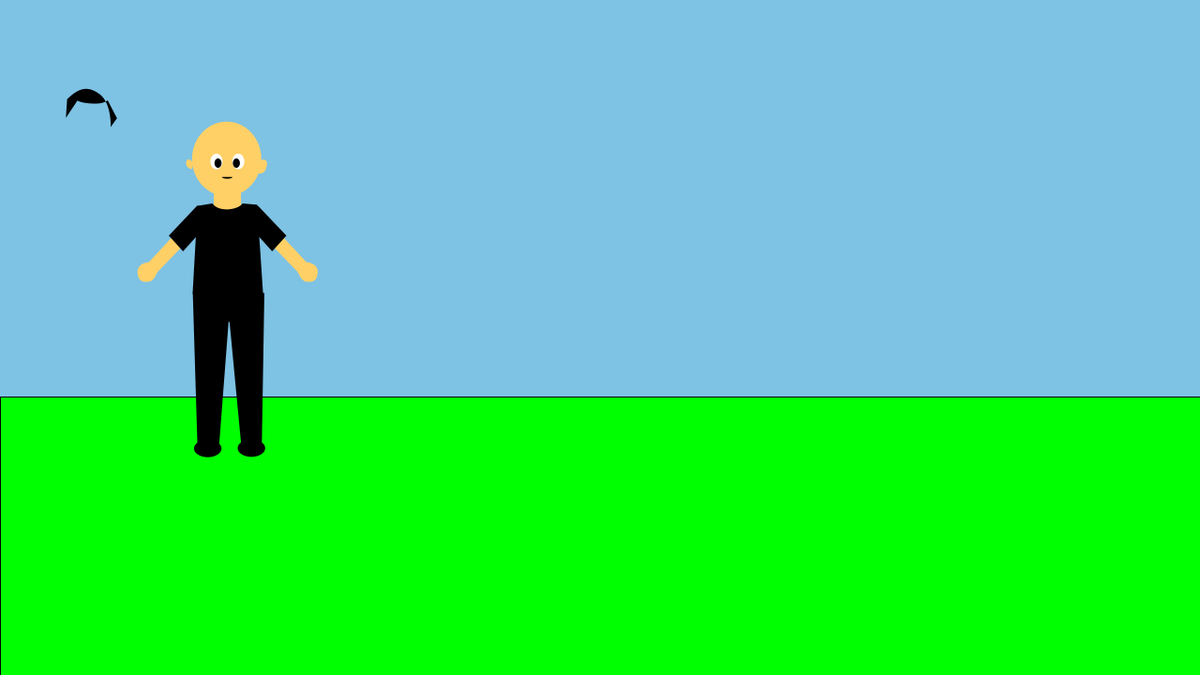
Frame 1 (no input)
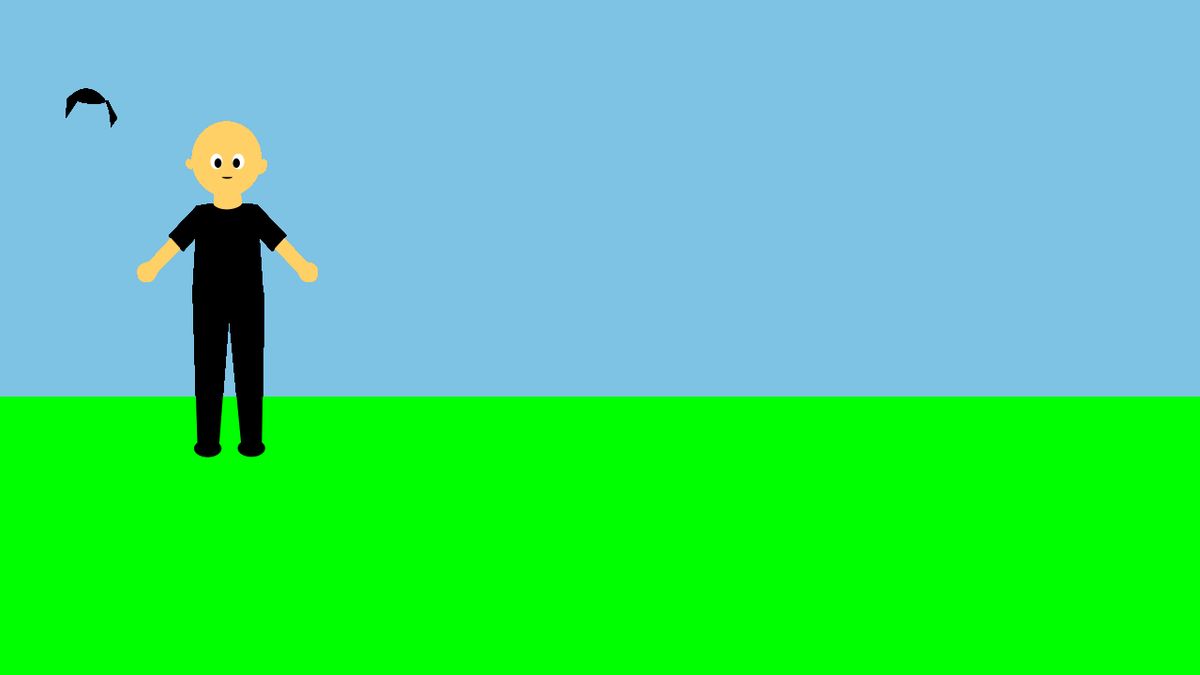
Frame 60 (the mouse pressed at the canvas centre just before this capture)
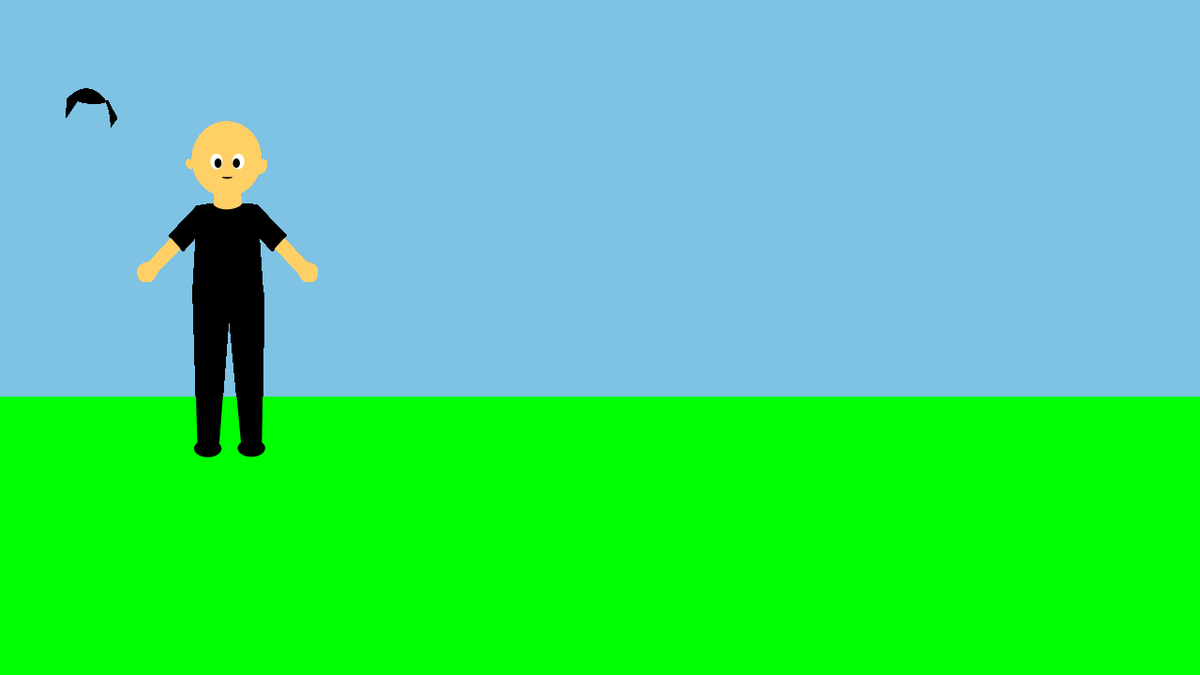
Frame 120 (the mouse held since frame 60 and released just before this capture)

The Processing sketch that drew these frames (run headless with seeded random() and noise(); from frame 60 on, the mouse is pressed at the canvas centre):

// Processing sketch: animasi
// ── animasi.pde
void setup(){
  size(1280, 720);
    background(126,194,228);
}

void draw(){
  scene1();
}

// ── objek_1.pde
void matahari(){
  // Draw the sun
  fill(255, 255, 0);  // Set the fill color to yellow
  stroke(0, 0, 0);  // Set the stroke color to black
  float sunSize = 200;  // Define the size of the sun
  float sunX = width / 2;  // Set the x-coordinate of the sun in the center of the canvas
  float sunY = height / 2;  // Set the y-coordinate of the sun in the center of the canvas
  ellipse(sunX, sunY, sunSize, sunSize);  // Draw the sun as an ellipse
  
  // Draw the surrounding lines
  int numLines = 40;  // Define the number of lines to draw
  float angleStep = TWO_PI / numLines;  // Calculate the angle step between each line
  
  for (int i = 0; i < numLines; i++) {
    float angle = i * angleStep;  // Calculate the angle for each line
    float lineX1 = sunX + cos(angle) * (sunSize / 2);  // Calculate the start x-coordinate of the line
    float lineY1 = sunY + sin(angle) * (sunSize / 2);  // Calculate the start y-coordinate of the line
    float lineX2 = sunX + cos(angle) * (sunSize / 2 + 20);  // Calculate the end x-coordinate of the line
    float lineY2 = sunY + sin(angle) * (sunSize / 2 + 20);  // Calculate the end y-coordinate of the line
    
    line(lineX1, lineY1, lineX2, lineY2);  // Draw the line
  }
}

void meja(){
  // Menggambar meja
  fill(150, 75, 0); // Warna kayu meja
  rect(100, height - 200, width - 200, 80); // Meja
  
  // Menggambar kaki meja
  fill(150, 75, 0); // Warna kayu kaki meja
  rect(150, height - 20, 40, -200); // Kaki kiri
  rect(width - 190, height - 20, 40, -200); // Kaki kanan
}

void awan(){
  // Menggambar kurva bezier menggunakan koordinat yang diberikan
  fill(255);  // Tidak mengisi bentuk
  stroke(255);  // Mengatur warna garis menjadi putih
  strokeWeight(2);  // Mengatur ketebalan garis
  
  // Menggunakan fungsi bezierVertex() untuk menggambarkan kurva bezier
  beginShape();
vertex(349.70159, 338.37326);
bezierVertex(350.19418, 323.10479, 339.85129, 300.44807, 339.60503, 282.47019);
bezierVertex(339.35877, 264.49231, 349.20933, 251.19406, 367.92617, 243.80596);
bezierVertex(386.64301, 236.41786, 414.22454, 235.94028, 431.21706, 245.05252);
bezierVertex(448.20958, 254.16483, 454.61245, 273.86592, 463.72443, 274.85069);
bezierVertex(472.83641, 275.83546, 484.65708, 259.10547, 501.15741, 247.77701);
bezierVertex(517.65774, 236.44854, 538.83642, 231.52327, 561.24716, 237.92656);
bezierVertex(583.65789, 244.32986, 607.2992, 262.06085, 619.11995, 278.56103);
bezierVertex(630.9407, 295.06121, 630.9407, 310.32954, 636.3587, 310.08301);
bezierVertex(641.77669, 309.83649, 652.6123, 294.07561, 669.11262, 282.00828);
bezierVertex(685.61295, 269.94097, 707.77667, 261.56801, 727.97094, 267.47883);
bezierVertex(748.16521, 273.38966, 766.38872, 293.58326, 775.74681, 317.71787);
bezierVertex(785.1049, 341.85248, 785.59744, 369.92655, 764.15681, 391.59819);
bezierVertex(743.71618, 413.26982, 702.34386, 428.53817, 668.11233, 428.04559);
bezierVertex(633.8808, 427.553, 606.79181, 411.2996, 584.13473, 414.99379);
bezierVertex(561.47765, 418.68799, 543.25415, 442.3293, 523.06004, 454.15018);
bezierVertex(502.86585, 465.97106, 480.7021, 465.97106, 462.23184, 462.01584);
bezierVertex(443.76159, 458.06062, 428.98575, 452.15028, 421.59753, 443.77711);
bezierVertex(414.20932, 435.40394, 414.20932, 424.56835, 405.5898, 423.33693);
bezierVertex(396.97027, 422.10552, 379.73181, 430.47828, 364.95567, 430.7246);
bezierVertex(350.17953, 430.97092, 337.86634, 423.70666, 331.70947, 412.13191);
bezierVertex(325.55261, 400.55715, 325.55261, 385.2888, 331.21795, 373.71392);
bezierVertex(336.88326, 362.13999, 348.21139, 354.25955, 348.70398, 338.99009);
endShape();
}

void papanTaman(){
   // Draw the "tiang" rectangle
  fill(204);
  stroke(0);
  strokeWeight(0.53);
  rect(159.453, 114.971, 13.369, 31.599);
  
  // Draw the "papan" rectangle
  fill(204);
  stroke(0);
  strokeWeight(0.53);
  rect(120.805, 70.976, 89.935, 44.238);
  
  // Draw the text "TAMAN IMPIAN"
  fill(0);
  stroke(1);
  strokeWeight(1.71);
  textSize(10.58);
  textAlign(CENTER, CENTER);
  text("TAMAN IMPIAN", 165, 90);
}

void badan(){
    // Start drawing the shape
  beginShape();
  
  pushMatrix();
  scale(2);
  // Move to the starting point
  float x = map(185.12896, 0, 500, 0, width);
  float y = map(120.30497, 0, 500, 0, height);
  vertex(x, y);
  
  // Define the bezier curve
  // Map the remaining coordinates in a similar way
  float x1 = map(177.31163, 0, 500, 0, width);
  float y1 = map(135.82702, 0, 500, 0, height);
  float x2 = map(172.61911, 0, 500, 0, width);
  float y2 = map(126.21023, 0, 500, 0, height);
  float x3 = map(160.34452, 0, 500, 0, width);
  float y3 = map(126.36237, 0, 500, 0, height);
  bezierVertex(x1, y1, x2, y2, x3, y3);
  
  float x4 = map(153.8373, 0, 500, 0, width);
  float y4 = map(126.64046, 0, 500, 0, height);
  float x5 = map(149.94409, 0, 500, 0, width);
  float y5 = map(127.25225, 0, 500, 0, height);
  float x6 = map(148.9986, 0, 500, 0, width);
  float y6 = map(126.3736, 0, 500, 0, height);
  bezierVertex(x4, y4, x5, y5, x6, y6);
  
  float x7 = map(134.03378, 0, 500, 0, width);
  float y7 = map(114.37533, 0, 500, 0, height);
  float x8 = map(144.72165, 0, 500, 0, width);
  float y8 = map(138.13898, 0, 500, 0, height);
  float x9 = map(155.96204, 0, 500, 0, width);
  float y9 = map(139.30461, 0, 500, 0, height);
  bezierVertex(x7, y7, x8, y8, x9, y9);
  
  float x10 = map(168.22707, 0, 500, 0, width);
  float y10 = map(141.58313, 0, 500, 0, height);
  float x11 = map(179.90659, 0, 500, 0, width);
  float y11 = map(146.80673, 0, 500, 0, height);
  float x12 = map(193.2256, 0, 500, 0, width);
  float y12 = map(144.25455, 0, 500, 0, height);
  bezierVertex(x10, y10, x11, y11, x12, y12);
  
  float x13 = map(203.7241, 0, 500, 0, width);
  float y13 = map(139.92352, 0, 500, 0, height);
  float x14 = map(209.51213, 0, 500, 0, width);
  float y14 = map(121.52097, 0, 500, 0, height);
  float x15 = map(202.19679, 0, 500, 0, width);
  float y15 = map(116.27225, 0, 500, 0, height);
  bezierVertex(x13, y13, x14, y14, x15, y15);
  
  float x16 = map(201.9215, 0, 500, 0, width);
  float y16 = map(116.15427, 0, 500, 0, height);
  float x17 = map(194.60662, 0, 500, 0, width);
  float y17 = map(122.28933, 0, 500, 0, height);
  float x18 = map(185.16806, 0, 500, 0, width);
  float y18 = map(120.20498, 0, 500, 0, height);
  bezierVertex(x16, y16, x17, y17, x18, y18);
  
  // End the shape
  endShape(CLOSE);
  popMatrix();
}

void kepala(){
  // Start drawing the shape
    pushMatrix();
    scale(3);
 // Start drawing the shape
  // Start drawing the shape
  float x = 193.75658;
  float y = 103.89131;

  translate(x, y);
  
  beginShape();
  vertex(0, 0);
  bezierVertex(-2.30242, -0.55697, -2.06979, -3.39388, -2.72742, -4.969465);
  bezierVertex(-0.67056, -0.29337, 0.0482, 3.953135, -0.96248, 4.611265);
  bezierVertex(-23.4635, 35.41917, 37.2282, 11.26319, 3.6899, 0.3582);
  endShape();
  
  popMatrix();



}

void tekotok(){
  fill(241,175,206);  // Tidak mengisi bentuk
  stroke(0);  // Mengatur warna garis menjadi putih
  strokeWeight(3);  // Mengatur ketebalan garis
  beginShape();
  vertex(799.53358, 296.26148);
  bezierVertex(790.2374, 266.95548, 772.94552, 233.95624, 746.20228, 227.79921);
  bezierVertex(719.45903, 221.64218, 683.26752, 242.3289, 670.64467, 272.86699);
  bezierVertex(658.02182, 303.40509, 668.96915, 343.79146, 665.36626, 368.91124);
  bezierVertex(661.76338, 394.03101, 643.61034, 403.88155, 621.80223, 416.44142);
  bezierVertex(600.99413, 429.00129, 575.533, 444.2693, 590.64541, 452.88889);
  bezierVertex(605.75781, 461.50849, 661.44295, 463.4786, 701.49211, 458.55308);
  bezierVertex(741.54128, 453.62756, 765.95252, 441.80691, 781.83607, 427.0307);
  bezierVertex(797.71961, 412.25449, 805.07481, 394.52351, 808.10241, 372.85192);
  bezierVertex(811.13001, 351.18033, 809.82979, 325.56846, 800.53401, 296.26247);
  endShape();
}
void wajah(){
  fill(255,208,102);  // Tidak mengisi bentuk
  stroke(255,208,102);  // Mengatur warna garis menjadi putih
  strokeWeight(3);  // Mengatur ketebalan garis
  //kepala
beginShape();
vertex(621.84077, 472.279);
bezierVertex(617.11188, 480.47017, 617.44965, 492.29226, 620.74317, 499.72325);
bezierVertex(624.03668, 507.15425, 630.28535, 510.19413, 633.15626, 514.16306);
bezierVertex(636.02717, 518.13198, 635.52052, 523.0296, 637.04069, 525.90061);
bezierVertex(638.56087, 528.77162, 642.10743, 529.61604, 645.99182, 529.61599);
bezierVertex(649.87621, 529.61593, 654.09829, 528.77145, 656.04039, 525.81503);
bezierVertex(657.98249, 522.85961, 657.64473, 517.79313, 660.34703, 514.16188);
bezierVertex(663.04933, 510.53062, 668.79137, 508.33514, 671.9157, 500.65081);
bezierVertex(675.04004, 492.96649, 675.54669, 479.79358, 673.81792, 471.26469);
bezierVertex(672.08915, 462.7358, 662.12502, 458.85148, 652.24494, 459.18922);
bezierVertex(642.36486, 459.52696, 632.56964, 464.08681, 627.84075, 472.27797);
endShape();

fill(243,182,102);  // Tidak mengisi bentuk
  stroke(255,208,102);  // Mengatur warna garis menjadi putih
//telinga kanan
beginShape();
vertex(674.63345, 492.87378);
bezierVertex(675.90096, 490.93151, 677.09649, 489.91819, 678.27887, 490.7627);
bezierVertex(679.46125, 491.60721, 679.63013, 494.30935, 679.03889, 496.50492);
bezierVertex(678.44765, 498.70048, 676.99658, 500.38931, 675.64552, 500.98023);
bezierVertex(674.29445, 501.57116, 672.94338, 501.06453, 672.43678, 499.37579);
bezierVertex(671.93018, 497.68707, 672.26795, 494.81605, 673.53462, 492.87378);
endShape();
//telinga kiri
beginShape();
vertex(615.67694, 492.38963);
bezierVertex(614.41043, 490.44736, 613.2149, 489.43404, 612.03252, 490.27855);
bezierVertex(610.85014, 491.12306, 610.68126, 493.8252, 611.2725, 496.02077);
bezierVertex(611.86374, 498.21633, 613.31481, 499.90516, 614.66587, 500.49608);
bezierVertex(616.01694, 501.08701, 617.36801, 500.58038, 617.87461, 498.89164);
bezierVertex(618.38121, 497.20292, 618.04344, 494.3319, 616.77677, 492.38963);
endShape();



}
void org(){
  fill(255,208,102);  // Tidak mengisi bentuk
  stroke(255,208,102);  // Mengatur warna garis menjadi putih
  strokeWeight(3);  // Mengatur ketebalan garis
beginShape();
vertex(797.63315, 402.97846);
bezierVertex(791.16798, 402.05449, 784.92564, 403.99262, 778.68328, 405.93068);
bezierVertex(772.44092, 407.86874, 766.19855, 409.80672, 765.53315, 414.54342);
bezierVertex(764.86786, 419.28012, 771.78085, 426.81549, 776.4766, 428.18442);
bezierVertex(781.17234, 429.55335, 783.6509, 424.75612, 783.09571, 437.43487);
bezierVertex(782.54052, 450.11361, 778.95164, 480.2666, 779.29941, 495.04531);
bezierVertex(779.64718, 509.82401, 783.93142, 509.22692, 789.1836, 509.30172);
bezierVertex(794.43577, 509.37652, 800.65535, 510.12314, 807.31681, 510.57279);
bezierVertex(813.97828, 511.02244, 821.08096, 511.17511, 827.61459, 511.03078);
bezierVertex(834.14822, 510.88645, 840.11215, 510.44516, 845.30984, 510.29408);
bezierVertex(850.50753, 510.14299, 854.93826, 510.2821, 855.59584, 495.25761);
bezierVertex(856.25341, 480.24312, 853.13869, 450.07656, 853.58356, 439.1932);
bezierVertex(854.02844, 428.30985, 857.03346, 436.82096, 861.63534, 435.27369);
bezierVertex(866.23722, 433.72642, 871.68299, 421.68403, 870.76785, 415.44286);
bezierVertex(869.85272, 409.20171, 862.39303, 407.51493, 855.27238, 405.90478);
bezierVertex(848.15173, 404.29462, 841.36902, 402.76106, 835.64278, 403.5566);
bezierVertex(829.91653, 404.35214, 821.62907, 408.22702, 814.70647, 408.00749);
bezierVertex(807.78387, 407.78796, 801.09667, 403.0024, 794.6315, 402.07844);
endShape();

}

// ── orangan.pde
void orgbaru(){
  //hijau
fill(0,255,0);
beginShape();
rect(0.047994044,423.07693,1280,297);
endShape();
fill(255,208,102);  // warna kulit
noStroke();
  //strokeWeight(3);  // Mengatur ketebalan garis


  //kepala
beginShape();
ellipse(241.76625, 169.47485, 73.892,79.534);
endShape();
//leher
beginShape();
vertex(257.41194, 230.99003);
vertex(227.85524, 230.99003);
vertex(228.1239, 201.52291);
vertex(256.87451, 201.52291);
endShape(CLOSE);
//telinga
beginShape();
vertex(276.67696, 173.77782);
vertex(278.40035, 171.18533);
vertex(281.38794, 169.83275);
vertex(282.99684, 170.95999);
vertex(284.60574, 172.08724);
vertex(284.83555, 175.69398);
vertex(284.03103, 178.62459);
vertex(283.22651, 181.55519);
vertex(281.38808, 183.80937);
vertex(279.54962, 184.59813);
vertex(277.71116, 185.38688);
vertex(275.87268, 184.71061);
vertex(275.18332, 182.45655);
vertex(274.49396, 180.20247);
vertex(274.95358, 176.37029);
vertex(276.67696, 173.77782);
endShape(CLOSE);
beginShape();
vertex(205.57365, 173.73583);
vertex(203.85026, 171.14334);
vertex(200.86268, 169.79176);
vertex(199.25378, 170.91899);
vertex(198.21959, 173.84959);
vertex(199.02411, 176.78019);
vertex(200.86254, 179.03437);
vertex(202.701, 179.82313);
vertex(204.53946, 180.61188);
vertex(205.22882, 178.35782);
vertex(205.91818, 176.10374);
vertex(205.45856, 172.27156);
endShape(CLOSE);
//mataputih
fill(255);
beginShape();
ellipse(230.90048,172.23492,12.897,16.659);
endShape();
beginShape();
ellipse(254.1835,172.23492,12.897,16.659);
endShape();
//matahitam
fill(0);
beginShape();
ellipse(232.5571,173.99281,7.600,10.133);
endShape();
beginShape();
ellipse(252.136,173.99281,7.600,10.133);
endShape();
//mulut
beginShape();
arc(242.37364, 188.79431, 11.273, 3.610, 0, 3.1415927);
endShape(CLOSE);

//rambut
beginShape();
vertex(124.80246, 126.10856);
vertex(114.84585, 107.03106);
bezierVertex(114.84585, 107.03106, 110.93172, 111.02993, 99.11754, 110.52413);
bezierVertex(86.04219, 109.96433, 82.602229, 107.26846, 82.602229, 107.26846);
vertex(70.28442, 125.75031);
vertex(71.60722, 105.86389);
bezierVertex(84.78655, 92.715326, 94.51583, 91.437816, 107.11084, 101.08298);
bezierVertex(119.13065, 111.222443, 118.07877, 135.47622, 118.07877, 135.47622);
endShape(CLOSE);



//tangan
fill(255,208,102);  // warna kulit
noStroke();
beginShape();
vertex(167.70586, 290.49163);
vertex(203.08289, 253.85668);
vertex(192.6507, 243.17005);
vertex(158.75553, 279.60788);
bezierVertex(158.75553, 279.60788, 146.07967, 280.32457, 146.70238, 290.6618);
bezierVertex(147.24584, 299.68344, 151.85251, 301.64912, 159.40611, 300.37409);
bezierVertex(164.55069, 299.5057, 167.70586, 290.49163, 167.70586, 290.49163);
endShape(CLOSE);
beginShape();
vertex(317.87921, 290.49163);
vertex(282.50218, 253.85668);
vertex(292.93437, 243.17005);
vertex(326.82954, 279.60788);
bezierVertex(326.82954, 279.60788, 339.5054, 280.32457, 338.88269, 290.6618);
bezierVertex(338.33923, 299.68344, 333.73256, 301.64912, 326.17996, 300.37409);
bezierVertex(321.03538, 299.5057, 317.87921, 290.49163, 317.87921, 290.49163);
endShape(CLOSE);


  //baju lengan kanan
  fill(0);
beginShape();
vertex(266.12994, 241.23687);
vertex(290.3255, 268.08249);
vertex(305.4993, 251.3416);
vertex(275.17445, 219.51407);
vertex(264.25874, 218.99152);
vertex(263.14782, 234.90199);
endShape(CLOSE);
//baju lengan kiri
beginShape();
vertex(219.45513, 241.23687);
vertex(195.25957, 268.08249);
vertex(180.08577, 251.3416);
vertex(210.20962, 219.51407);
vertex(221.12533, 219.99152);
vertex(222.23625, 235.90199);
endShape(CLOSE);
//baju tengah
fill(0);
beginShape();
vertex(280.59779, 313.2457);
vertex(205.43045, 313.3941);
vertex(210.7832, 219.61474);
vertex(226.50567, 217.00319);
bezierVertex(233.39478, 226.83399, 253.91474, 224.0045, 258.71681, 217.04478);
vertex(274.2914, 218.36141);
endShape(CLOSE);

beginShape();
vertex(244.86, 343.4393);
vertex(243.8063, 343.28911);
vertex(233.86843, 473.35541);
vertex(210.53441, 473.09772);
vertex(205.64293, 312.55977);
vertex(281.98746, 312.51807);
vertex(279.29393, 473.62966);
vertex(257.2155, 473.66826);
endShape(CLOSE);

//sepatu
beginShape();
ellipse(221.58565, 478.37457, 29.378, 18.630);
endShape();
beginShape();
ellipse(268.15982,477.99988,29.378,18.630);
endShape();

}

// ── scene1.pde
void scene1(){
  //matahari();
  //papanTaman();
  //meja();
  ////badan
  //awan();
  //fill(219, 13, 2);
  //badan();
  //kepala();
  //tekotok();
  //wajah();
  //org();
  orgbaru();
}

// ── suara1.pde
void voiceover1A(){
  //play ...
  
}

void voiceover1B(){
  //play ...
  
}

void voiceover2A(){
  //play ...
  
}

void voiceover2B(){
  
}

// ── tangan.pde
void tangan(){
  fill(255,208,102);  // warna kulit
noStroke();
beginShape();
vertex(167.70586, 290.49163);
vertex(203.08289, 253.85668);
vertex(192.6507, 243.17005);
vertex(158.75553, 279.60788);
bezierVertex(158.75553, 279.60788, 146.07967, 280.32457, 146.70238, 290.6618);
bezierVertex(147.24584, 299.68344, 151.85251, 301.64912, 159.40611, 300.37409);
bezierVertex(164.55069, 299.5057, 167.70586, 290.49163, 167.70586, 290.49163);
endShape(CLOSE);
beginShape();
vertex(317.87921, 290.49163);
vertex(282.50218, 253.85668);
vertex(292.93437, 243.17005);
vertex(326.82954, 279.60788);
bezierVertex(326.82954, 279.60788, 339.5054, 280.32457, 338.88269, 290.6618);
bezierVertex(338.33923, 299.68344, 333.73256, 301.64912, 326.17996, 300.37409);
bezierVertex(321.03538, 299.5057, 317.87921, 290.49163, 317.87921, 290.49163);
endShape(CLOSE);


}
